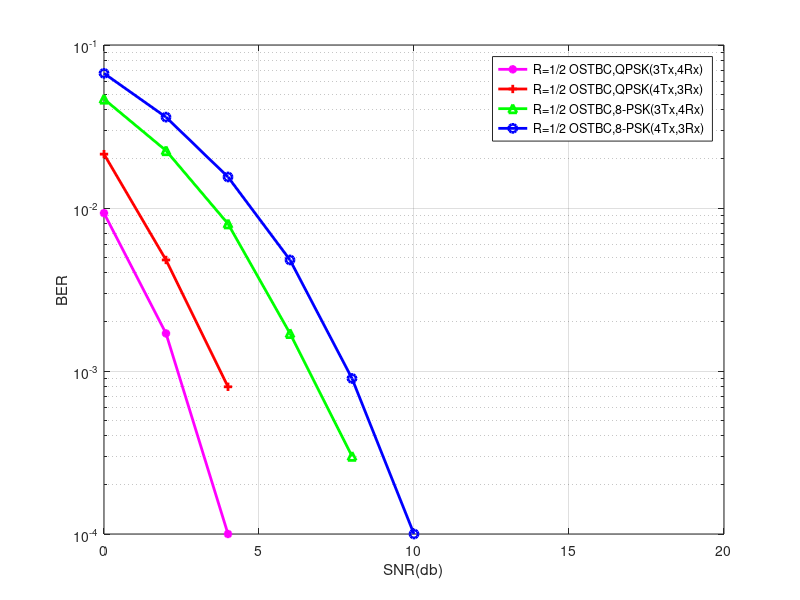

MATLAB code for this plot:
% alamouti_two_six=[   0.0114    0.0026    0.0003    0.0000         0         0         0         0         0         0         0]%qpsk
ostbc_half_three_four=[ 0.0093    0.0017    0.0001    0.0000         0         0         0         0         0         0         0]
ostbc_half_four_three=[ 0.0214    0.0048    0.0008    0.0000    0.0000         0         0         0         0         0         0]
ostbc_8psk_three_four=[ 0.0466    0.0225    0.0080    0.0017    0.0003  0.0000         0         0         0         0 0 ]
ostbc_8psk_four_three=[ 0.0670    0.0361    0.0155    0.0048    0.0009 0.0001    0.0000         0         0         0  0 ]
% ostbc_three_four=[0.0427    0.0140    0.0031    0.0004    0.0000         0         0         0         0         0         0]
% ostbc_four_three=[  0.0599    0.0260    0.0076    0.0016    0.0002    0.0000    0.0000         0         0         0         0]
SNR=[0:2:20];
% semilogy(SNR,alamouti_two_six,'-b*')
% hold on

semilogy(SNR,ostbc_half_three_four,'-m*','LineWidth',2)
hold on;

semilogy(SNR,ostbc_half_four_three,'-r+','LineWidth',2)

 semilogy(SNR,ostbc_8psk_three_four,'-g^','LineWidth',2)
 semilogy(SNR,ostbc_8psk_four_three,'-bo','LineWidth',2)

legend('R=1/2 OSTBC,QPSK(3Tx,4Rx)','R=1/2 OSTBC,QPSK(4Tx,3Rx)','R=1/2 OSTBC,8-PSK(3Tx,4Rx)','R=1/2 OSTBC,8-PSK(4Tx,3Rx)' )

xlabel('SNR(db)')
ylabel('BER')
grid on;
% title('Spatial Diversity 12')